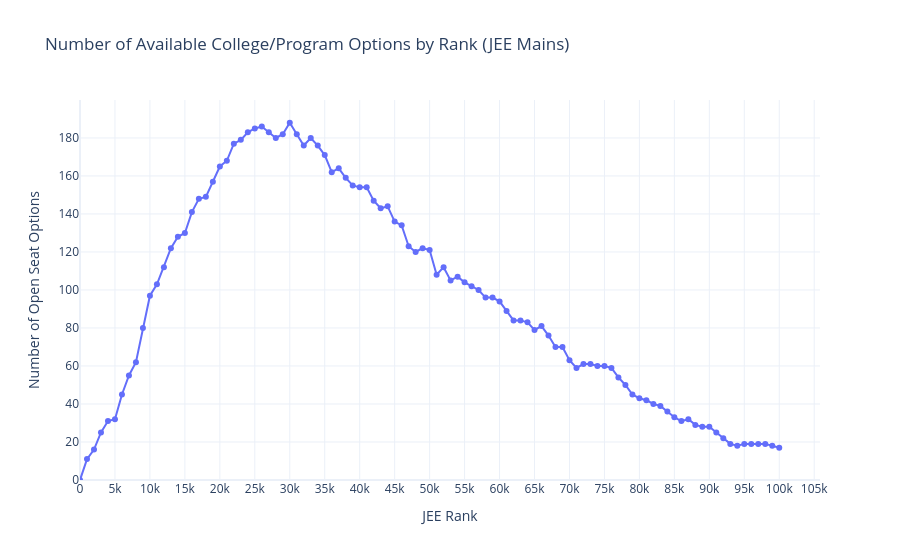

The notebook cell this image was saved under:
### Code cell
df_plot = df_others.copy()

# --- Assuming your data is already loaded into a DataFrame named 'df' ---
# Example: df = pd.read_csv('josaa_cutoffs.csv')

# 1. Data Cleaning
# Ensure 'Opening Rank' and 'Closing Rank' are numeric. 
# 'errors="coerce"' will turn strings like "124P" (preparatory ranks) into NaN, 
# which we can drop for standard rank analysis.
df_plot['Opening Rank'] = pd.to_numeric(df_plot['Opening Rank'], errors='coerce')
df_plot['Closing Rank'] = pd.to_numeric(df_plot['Closing Rank'], errors='coerce')

# Drop rows where ranks could not be converted to numbers
df_clean = df_plot.dropna(subset=['Opening Rank', 'Closing Rank']).copy()

# 2. Define the ranks to check (1, 1000, 2000, 3000, ...)
max_closing_rank = int(df_clean['Closing Rank'].max())

if max_closing_rank > 100000:
    max_closing_rank = 100000

# Generate a list: [1, 1000, 2000, 3000, ..., up to max_closing_rank]
ranks_to_check = [1] + list(range(1000, max_closing_rank + 1000, 1000))

# 3. Calculate overlapping ranges
options_count = []
for rank in ranks_to_check:
    # An option is available if the input rank is >= Opening Rank AND <= Closing Rank
    available_seats = df_clean[(df_clean['Opening Rank'] <= rank) & (df_clean['Closing Rank'] >= rank)]
    options_count.append(len(available_seats))

# Create a new DataFrame for the results
results_df = pd.DataFrame({
    'Target Rank': ranks_to_check,
    'Available Options': options_count
})

# 4. Plot using Plotly
fig = px.line(
    results_df, 
    x='Target Rank', 
    y='Available Options', 
    markers=True,
    title='Number of Available College/Program Options by Rank (JEE Mains)',
    labels={
        'Target Rank': 'JEE Rank', 
        'Available Options': 'Number of Open Seat Options'
    }
)

# Optional styling for better readability
fig.update_layout(
    xaxis=dict(tickmode='linear', dtick=5000, rangemode='nonnegative'),
    yaxis=dict(rangemode='tozero'),
    template='plotly_white',
    hovermode="x unified"
)

fig.show()

### Figure 1 — Plotly figure (JSON) as saved in the notebook; plotly's stock layout.template omitted (floating-point values rounded to 4 significant figures)
{"data": [{"hovertemplate": "JEE Rank=%{x}<br>Number of Open Seat Options=%{y}<extra></extra>", "legendgroup": "", "line": {"color": "#636efa", "dash": "solid"}, "marker": {"symbol": "circle"}, "mode": "lines+markers", "name": "", "orientation": "v", "showlegend": false, "type": "scatter", "x": [1, 1000, 2000, 3000, 4000, 5000, 6000, 7000, 8000, 9000, 10000, 11000, 12000, 13000, 14000, 15000, 16000, 17000, 18000, 19000, 20000, 21000, 22000, 23000, 24000, 25000, 26000, 27000, 28000, 29000, 30000, 31000, 32000, 33000, 34000, 35000, 36000, 37000, 38000, 39000, 40000, 41000, 42000, 43000, 44000, 45000, 46000, 47000, 48000, 49000, 50000, 51000, 52000, 53000, 54000, 55000, 56000, 57000, 58000, 59000, 60000, 61000, 62000, 63000, 64000, 65000, 66000, 67000, 68000, 69000, 70000, 71000, 72000, 73000, 74000, 75000, 76000, 77000, 78000, 79000, 80000, 81000, 82000, 83000, 84000, 85000, 86000, 87000, 88000, 89000, 90000, 91000, 92000, 93000, 94000, 95000, 96000, 97000, 98000, 99000, 100000], "xaxis": "x", "y": [0, 11, 16, 25, 31, 32, 45, 55, 62, 80, 97, 103, 112, 122, 128, 130, 141, 148, 149, 157, 165, 168, 177, 179, 183, 185, 186, 183, 180, 182, 188, 182, 176, 180, 176, 171, 162, 164, 159, 155, 154, 154, 147, 143, 144, 136, 134, 123, 120, 122, 121, 108, 112, 105, 107, 104, 102, 100, 96, 96, 94, 89, 84, 84, 83, 79, 81, 76, 70, 70, 63, 59, 61, 61, 60, 60, 59, 54, 50, 45, 43, 42, 40, 39, 36, 33, 31, 32, 29, 28, 28, 25, 22, 19, 18, 19, 19, 19, 19, 18, 17], "yaxis": "y"}], "layout": {"hovermode": "x unified", "legend": {"tracegroupgap": 0}, "title": {"text": "Number of Available College/Program Options by Rank (JEE Mains)"}, "xaxis": {"anchor": "y", "domain": [0, 1], "dtick": 5000, "rangemode": "nonnegative", "tickmode": "linear", "title": {"text": "JEE Rank"}}, "yaxis": {"anchor": "x", "domain": [0, 1], "rangemode": "tozero", "title": {"text": "Number of Open Seat Options"}}}}
